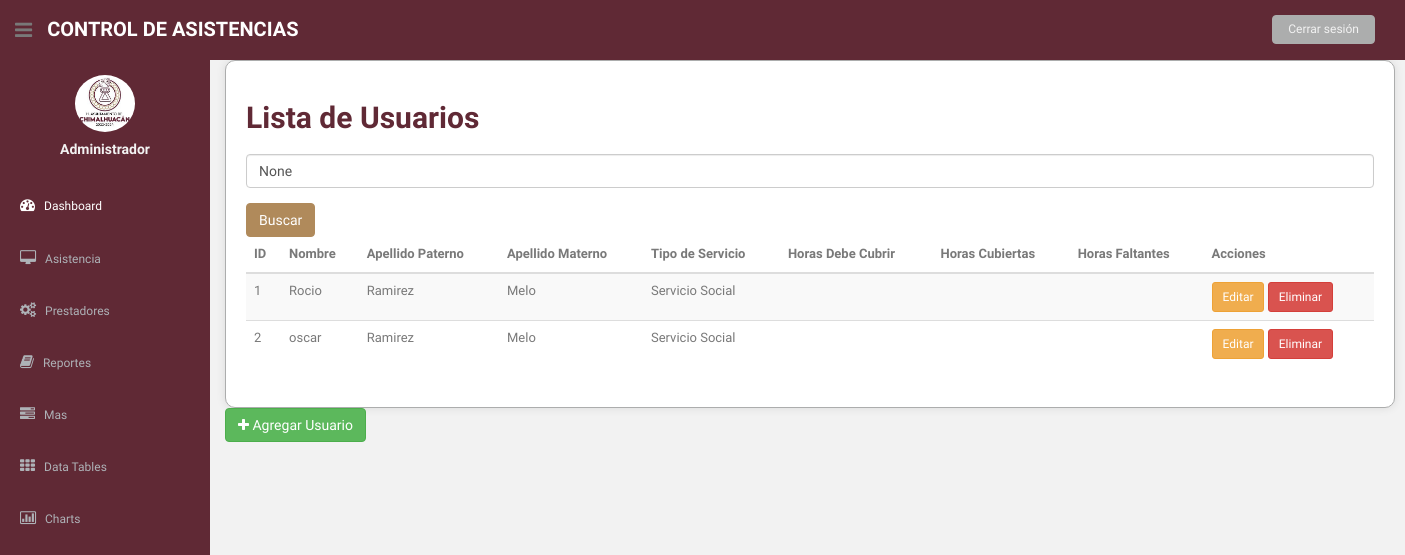
Page /lista_usuarios/ (signed in) on the earlier database version.
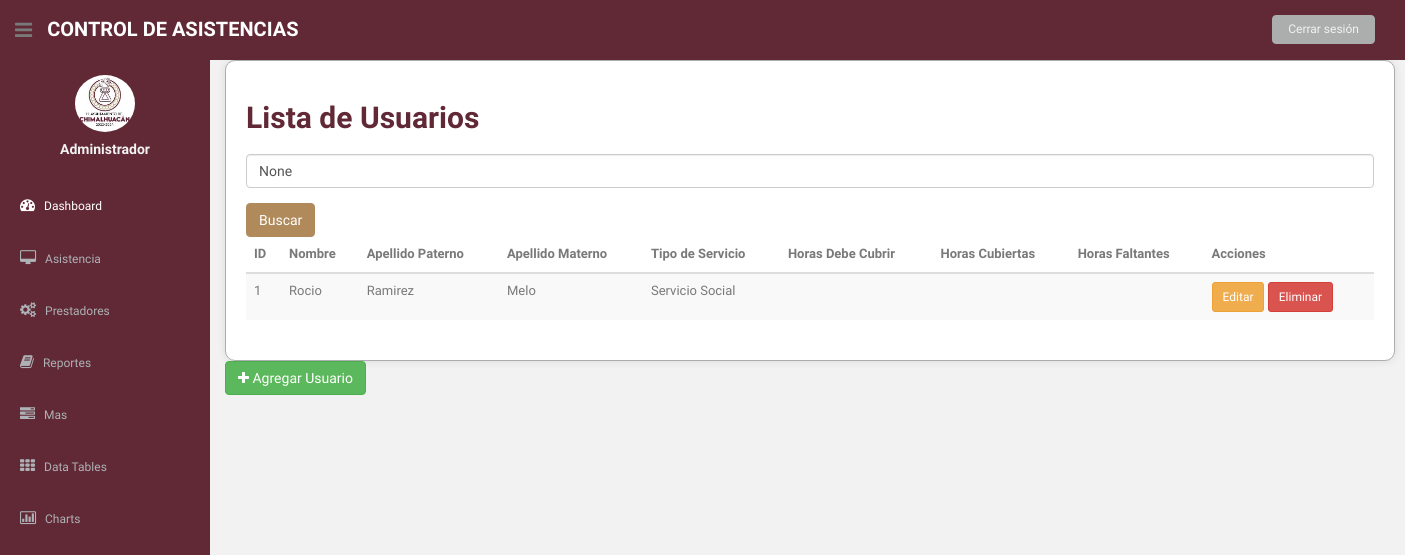
Same page on the later database version.
### asistencia/models.py (models this page shows, shortened)
class Usuarios(models.Model):
    nombre = models.CharField(max_length=100)
    apellido_paterno = models.CharField(max_length=100)
    apellido_materno = models.CharField(max_length=100)
    telefono = models.CharField(max_length=20)
    correo_electronico = models.EmailField(max_length=255)
    OPCIONES_SERVICIO = [
        ('SS', 'Servicio Social'),
        ('R', 'Residencias'),
    ]
    tipo_servicio = models.CharField(max_length=2, choices=OPCIONES_SERVICIO)
    horas_realizadas = models.IntegerField(default=0)  # Se actualizará según las horas realizadas
    horas_requeridas = models.IntegerField()  # Horas requeridas para el servicio

### asistencia/views.py (the view)
# urls.py: path('lista_usuarios/', views.lista_usuarios, name='lista_usuarios'),
@login_required
def lista_usuarios(request):
    usuarios = Usuarios.objects.all()
    query = request.GET.get('q')
    if query:
        usuarios = usuarios.filter(nombre__icontains=query)
    return render(request, 'lista_usuarios.html', {'usuarios': usuarios, 'query': query})

### asistencia/templates/lista_usuarios.html (shortened to what the changed rows need)
{% load static %}
<!DOCTYPE html>
<html lang="en">
<head>
  <link href="{% static 'css/bootstrap.css' %}" rel="stylesheet">
  <link href="{% static 'font-awesome/css/font-awesome.css' %}" rel="stylesheet" />
  <link rel="stylesheet" type="text/css" href="{% static 'css/zabuto_calendar.css' %}">
  <link rel="stylesheet" type="text/css" href="{% static 'js/gritter/css/jquery.gritter.css' %}" />
  <link rel="stylesheet" type="text/css" href="{% static 'lineicons/style.css' %}">
  <link href="{% static 'css/style.css' %}" rel="stylesheet">
  <link href="{% static 'css/style-responsive.css' %}" rel="stylesheet">
</head>
<body>
  <section id="container">
    <section id="main-content">
      <section class="wrapper">
        <div class="container">
          <h2>Lista de Usuarios</h2>
          <div class="table-responsive">
            <table class="table table-striped">
              <thead>
                <tr>
                  <th>ID</th>
                  <th>Nombre</th>
                  <th>Apellido Paterno</th>
                  <th>Apellido Materno</th>
                  <th>Tipo de Servicio</th>
                  <th>Horas Debe Cubrir</th>
                  <th>Horas Cubiertas</th>
                  <th>Horas Faltantes</th>
                  <th>Acciones</th>
                </tr>
              </thead>
              <tbody>
                {% for usuario in usuarios %}
                <tr>
                  <td>{{ usuario.id }}</td>
                  <td>{{ usuario.nombre }}</td>
                  <td>{{ usuario.apellido_paterno }}</td>
                  <td>{{ usuario.apellido_materno }}</td>
                  <td>{{ usuario.get_tipo_servicio_display }}</td>
                  <td>{{ usuario.horas_debe_cubrir }}</td>
                  <td>{{ usuario.horas_cubiertas }}</td>
                  <td>{{ usuario.horas_faltantes }}</td>
                  <td>
                    <a href="{% url 'editar_usuario' usuario.pk %}" class="btn btn-warning btn-sm">Editar</a>
                    <a href="{% url 'eliminar_usuario' usuario.pk %}" class="btn btn-danger btn-sm">Eliminar</a>
                  </td>
                </tr>
                {% endfor %}
              </tbody>
            </table>
          </div>
        </div>
      </section>
    </section>
  </section>
</body>
</html>

Differences in the rows shown:
removed Usuarios: id "2", nombre "oscar", apellido_paterno "Ramirez", apellido_materno "Melo", tipo_servicio "Servicio Social"
